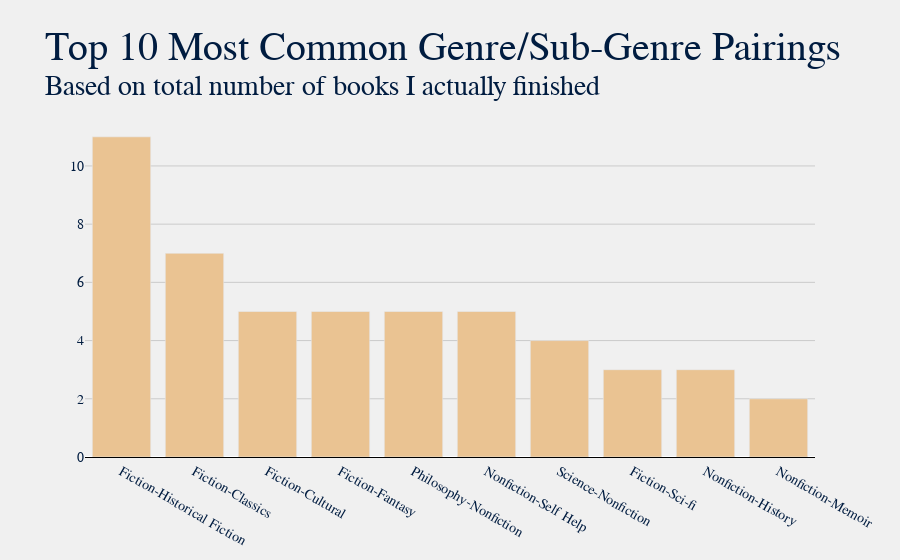

Source (notebook cell):
### Markdown cell above
### Most Common Genre-Sub-Genre Pairing

### Code cell
title = "Top 10 Most Common Genre/Sub-Genre Pairings"
sub = f"Based on total number of books I actually finished"

df['Genre Pair'] = df['Genre'] + '-' + df['Sub-Genre']
plot.gen_bar_graph(df, 'Genre Pair', title, sub, num=10, color="#eac392")

### Figure 1 — Plotly figure (JSON) as saved in the notebook; plotly's stock layout.template omitted (floating-point values rounded to 4 significant figures)
{"data": [{"hovertemplate": "<b>%{x}</b>: %{y}", "marker": {"color": "#eac392"}, "name": "", "type": "bar", "x": ["Fiction-Historical Fiction", "Fiction-Classics", "Fiction-Cultural", "Fiction-Fantasy", "Philosophy-Nonfiction", "Nonfiction-Self Help", "Science-Nonfiction", "Fiction-Sci-fi", "Nonfiction-History", "Nonfiction-Memoir"], "y": [11, 7, 5, 5, 5, 5, 4, 3, 3, 2]}], "layout": {"autosize": true, "barmode": "group", "font": {"color": "#001c40", "family": "Baskerville", "size": 14}, "margin": {"b": 45, "l": 85, "r": 85, "t": 120}, "paper_bgcolor": "#f0f0f0", "plot_bgcolor": "#f0f0f0", "title": {"font": {"color": "#001c40", "family": "Baskerville, Bold", "size": 40}, "text": "Top 10 Most Common Genre/Sub-Genre Pairings<br><sup>Based on total number of books I actually finished"}, "xaxis": {"autorange": true, "gridcolor": "#cbcbcb", "linecolor": "black", "range": [-0.5, 9.5], "showgrid": false, "showline": true, "title": {}, "type": "category"}, "yaxis": {"autorange": true, "gridcolor": "#cbcbcb", "linecolor": "black", "range": [0, 11.58], "showgrid": true, "showline": false, "showticklabels": true, "title": {}, "type": "linear"}}}
